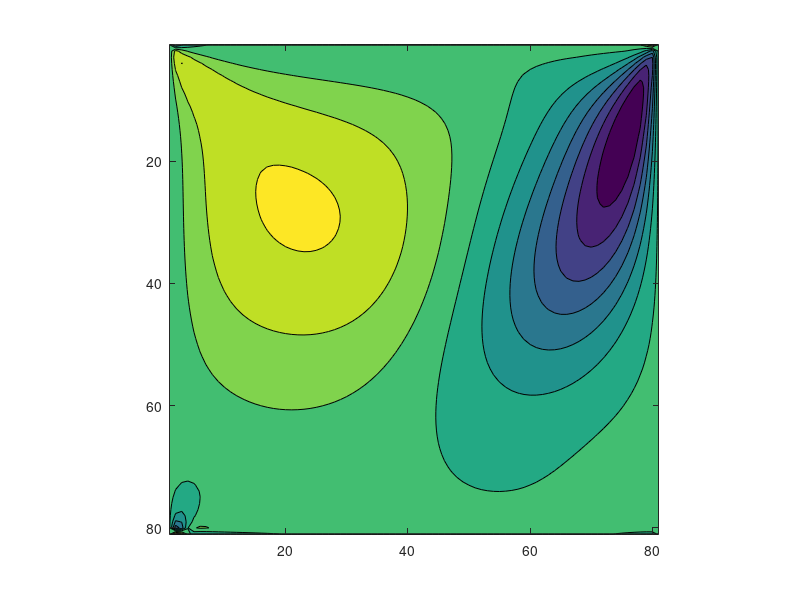
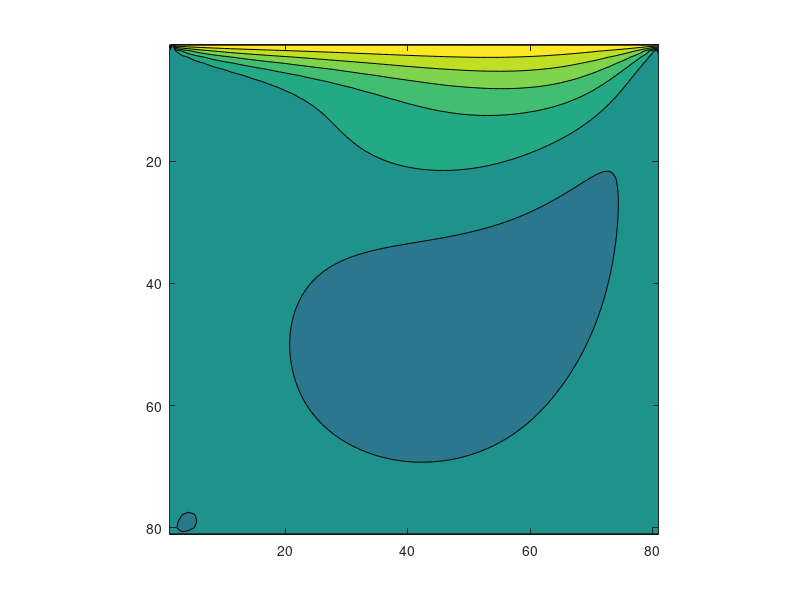
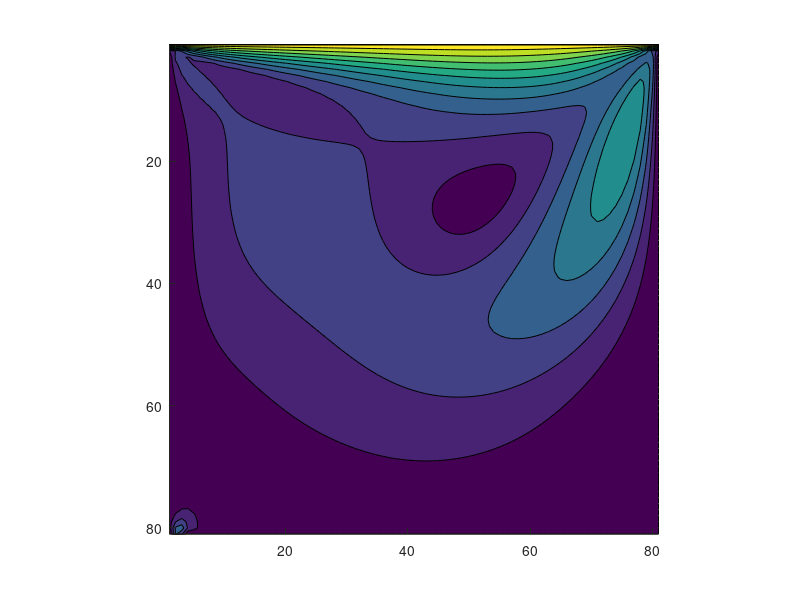

Write the MATLAB code that produced these figures, in order.
%m_grid=xlsread('result.csv', 'A1:AO41');
%m_grid=xlsread('result.csv', 'A1:CC81');
%m_grid=xlsread('result.csv', 'A1:FE161');
%m_grid=xlsread('result.csv', 'A1:IG241');

load u.dat
load v.dat
velocity=(u.^2+v.^2).^0.5;figure(1)

figure(1)
contourf(u);
set(gca,'Ydir','reverse')
axis square
figure(2)
contourf(v);
set(gca,'Ydir','reverse')
axis square
figure(3)
hold on
contourf(velocity);
%quiver(u(1:10:end),v(1:10:end));
set(gca,'Ydir','reverse')
axis square
hold off
% figure(4)
% contourf(p);
% set(gca,'Ydir','reverse')
% axis square